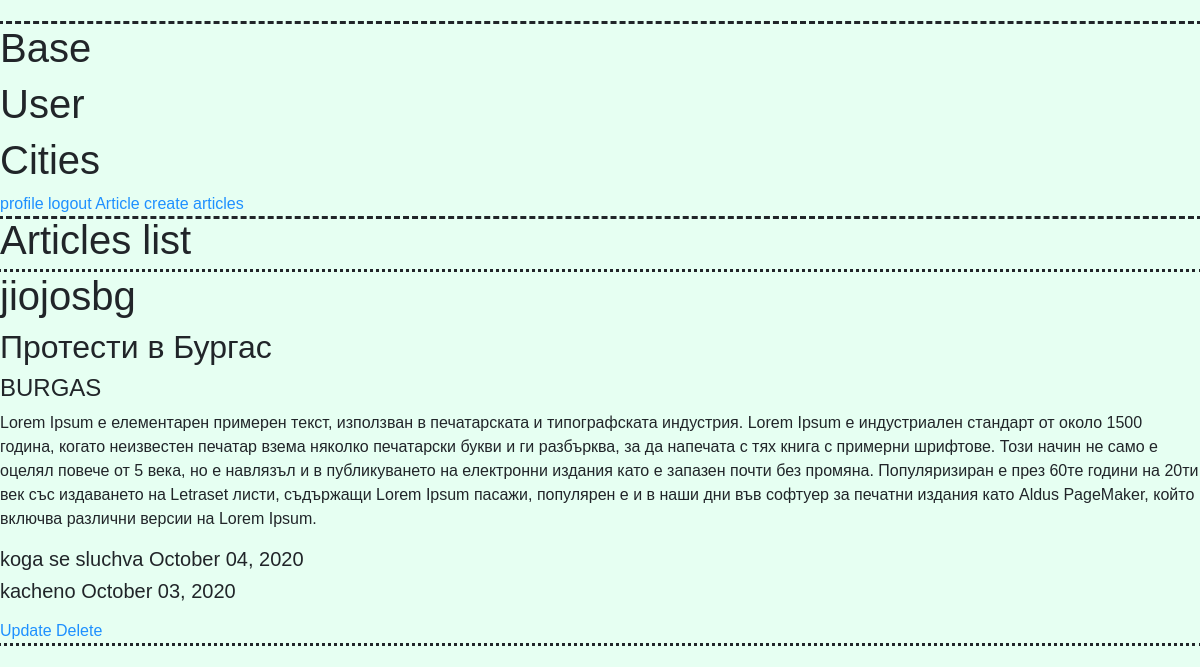
/articles/2/ (signed in), run on the app's committed database.
### articles/models.py (models this page shows, shortened)
class Article(models.Model):
    title = models.CharField(max_length=100)
    content = models.TextField()
    date_posted = models.DateTimeField(default=timezone.now)
    date_of_action = models.DateTimeField(default=timezone.now)
    cities = [
    ('SOFIA', 'Sofia'),
    ('BURGAS', 'Burgas'),
    ('PLOVDIV', 'Plovdiv'),
    ('VARNA', 'Varna'),
    ('RUSE', 'Ruse'),
    ]
    city = models.CharField(
        max_length=10,
        choices=cities,
        default='SOFIA',
    )
    author = models.ForeignKey(User, on_delete=models.CASCADE)

### articles/views.py (the view)
# urls.py: path('<int:pk>/', views.ArticleDetailView.as_view(), name='article-detail'),
class ArticleDetailView(DetailView):
    model=Article
    template_name="articles/detail.html"
    context_object_name='article'
    ordering = ['-date_posted']

### articles/templates/articles/detail.html (shortened to what this page needs)
{% extends "pages/base.html" %}
{% block content %}
    <h1>Articles list</h1>
    <div style="outline-style: dotted">
      <h1>{{ article.author }}</h1>
      <h2>{{ article.title }}</h2>
      <h4>{{ article.city }}</h4>
      <p>{{ article.content }}</p>
      <h5>koga se sluchva {{ article.date_of_action|date:"F d, Y" }}</h5>
      <h5>kacheno {{ article.date_posted|date:"F d, Y" }}</h5>
      {% if object.author == user %}
        <a href="{% url 'article-update' article.id %}">Update</a>
        <a href="{% url 'article-delete' article.id %}">Delete</a>
      {% endif %}
    </div>
{% endblock content %}

### pages/static/pages/main.css (style rules this page uses)
body { font-family: Arial, Helvetica, sans-serif; background-color: #e6fff2; }
* { box-sizing: border-box; }
a { color: dodgerblue; }

### data on the page
Article: author "jiojosbg", title "Протести в Бургас", city "BURGAS", content "Lorem Ipsum е елементарен примерен текст, използван в печатарската и типографската индустрия. Lorem Ipsum е индустриален стандарт от около 1500 година, когато неизвестен печатар взема няколко печатарски букви и ги разбърква, за да напечата с тях книга с примерни шрифтове. Този начин не само е оцелял повече от 5 века, но е навлязъл и в публикуването на електронни издания като е запазен почти без промяна. Популяризиран е през 60те години на 20ти век със издаването на Letraset листи, съдържащи Lorem Ipsum пасажи, популярен е и в наши дни във софтуер за печатни издания като Aldus PageMaker, който включва различни версии на Lorem Ipsum.", date_of_action "October 04, 2020", date_posted "October 03, 2020"
